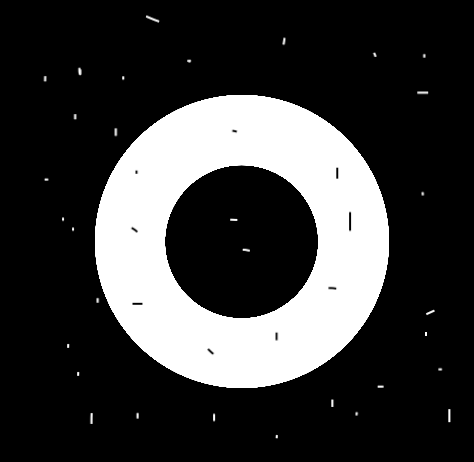
#> input picture Circle.png, 474 x 462 px, found by its file name
$ python Tophat.py
#> lines starting #> are read from the running program, lines starting #| are printed output that depends on the picture
import cv2
import numpy as np

image = cv2.imread('Images/Circle.png', 0)
#> image is the input picture: shape (462, 474); min 0, max 255, mean 58.1
cv2.imshow('Original', image)

kernel = np.ones((3,3), np.uint8)
tophat = cv2.morphologyEx(image, cv2.MORPH_TOPHAT, kernel)
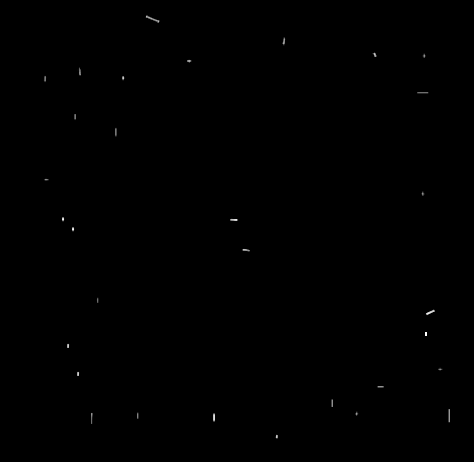
#> tophat: shape (462, 474); min 0, max 255, mean 0.2
cv2.imshow("Tophat", tophat)
cv2.waitKey(0)
cv2.destroyAllWindows()
